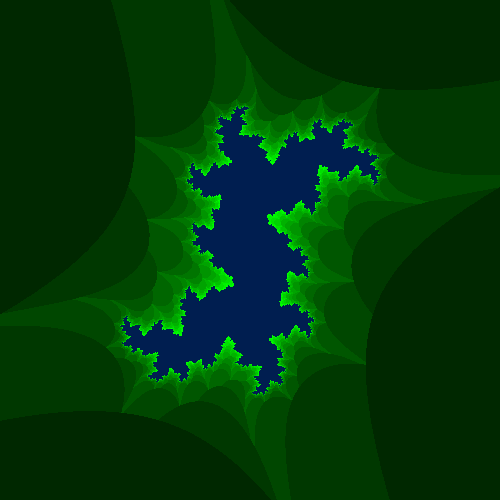
Frame 1 (no input)
Frame 60 (no input): identical to frame 1, image omitted
Frame 120 (the mouse pressed at the canvas centre since frame 60): identical to frame 1, image omitted

The p5.js sketch that drew this single still picture (run headless with seeded random() and noise() and a simulated clock; from frame 60 on, the mouse is pressed at the canvas centre):

// p5.js sketch
// ── sketch.js
/// <reference path="../TSDef/p5.global-mode.d.ts" />

"use strict";

const canvasSize = 500;
const maxIterations = 15;

let xSlider;
let ySlider;
let calcButton;

function setup() {
  angleMode(DEGREES);
  createCanvas(canvasSize, canvasSize, P2D);
  background(0);
  stroke(0, 255, 0);
  strokeWeight(1);
  xSlider = createSlider(-1.5, 1.5, 0.3, 0.001);
  ySlider = createSlider(-1.5, 1.5, 0.5, 0.001);
  calcButton = createButton("Calculate")
  calcButton.mousePressed(drawJuliaSet);
  drawJuliaSet();
}

//Display the (colored) cells around the points
function drawJuliaSet() {

  //Create an Image
  let finalImage = createImage(canvasSize, canvasSize);
  //Load all Pixels
  finalImage.loadPixels();

  for (let i = 0; i <= canvasSize; i++) {
    for (let j = 0; j <= canvasSize; j++) {

      //Map the entire canvas between -2 and 2
      //[The limits of the Mandelbrot-Set]
      let realNumberPart = map(j, 0, canvasSize, -2, 2);
      let imagNumberPart = map(i, 0, canvasSize, -2, 2);

      /*
      While iterating over each pixel, we'll overwrite
      "realNumberPart" and "imagNumberPart" - [The "z" in f(z) = z² + c ] every iteration.
      But we have to add the original at the end of the formula f(z) = z² + c
      [IMPORTANT] In contrast to the Mandelbrot Set, for the Julia set,
      "realNumberPartOrig" and "imagNumberPartOrig" DO NOT change perPixel,
      but stay constant for the whole image!
      We therefor set the constants "realNumberPartOrig" and "imagNumberPartOrig" to static decimal numbers!
      */
      const realNumberPartOrig = xSlider.value();
      const imagNumberPartOrig = ySlider.value();

      //Iterate maxIteration-Times over f(z) = z² + c
      let iteration = 0;
      while (iteration < maxIterations) {

        //Calculate new values (real and imaginary part) of c
        let realNumberPartNew = ((realNumberPart * realNumberPart) - (imagNumberPart * imagNumberPart)) + realNumberPartOrig;
        let imagNumberPartNew = (2 * realNumberPart * imagNumberPart) + imagNumberPartOrig;

        //Assigning the new values to "z" for the next iteration.
        //"c" is still unchanged: [the constants "realNumberPartOrig" and "imagNumberPartOrig"]
        realNumberPart = realNumberPartNew;
        imagNumberPart = imagNumberPartNew;

        iteration++

        if (abs(realNumberPart + imagNumberPart) >= 2.5) {
          finalImage.set(j, i, color(0, map(iteration, 0, maxIterations, 25, 255), 0))
          break;
        }
        if (iteration === maxIterations) finalImage.set(j, i, color(0, 30, 80));
      }
    }
    //Update the image with the calculated pixels
    finalImage.updatePixels();
    //Display the image
    image(finalImage, 0, 0);
  }
}


function draw() {
}
